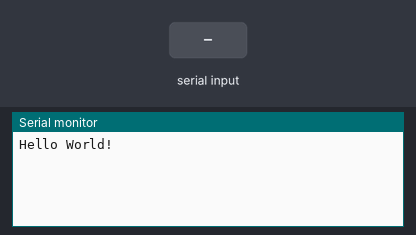
Bench run of a sketch on a simulated Arduino Uno, built with avr-gcc and run on an emulated ATmega328P. Parts: the last lines printed to the serial monitor. The test bench sets the inputs (shaded band).

Above: at 1.2 s.
1.3 s: "1" received over the second serial link
At 1.9 s:
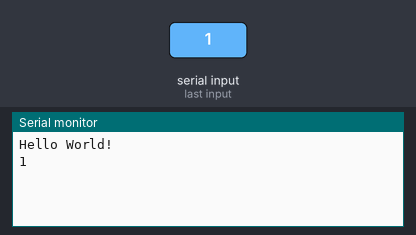
2.8 s: "0" received over the second serial link
At 4.3 s:
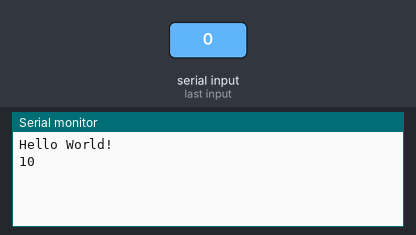

The sketch:

bt0_test_softwareserial.ino
```cpp
/*
	Exemplo traduzido da IDE Arduino
	Envia para a software serial tudo que receber da serial por hardware (USB)
	Envia para a serial por hardware (USB) tudo que receber da software serial

	O circuito:
	* RX eh o pino digital 2 (conectar ao TX do outro dispositivo)
	* TX eh o pino digital 3 (conectar ao RX do outro dispositivo)

	Nota:
	Nem todos pinos da Arduino Mega nem Mega 2560 suportam interrupcoes,
	entao somente os seguintes pinos podem ser usados para RX:
	10, 11, 12, 13, 50, 51, 52, 53, 62, 63, 64, 65, 66, 67, 68, 69
	Nem todos pinos da Arduino Leonardo suportam interrupcoes,
	entao somente os seguintes pinos podem ser usados para RX:
	8, 9, 10, 11, 14 (MISO), 15 (SCK), 16 (MOSI).
*/

// Biblioteca de comunicacao software serial
#include <SoftwareSerial.h>

// Modulo Bluetooth
SoftwareSerial bluetoothSerial(2, 3); // RX, TX


void setup()
{
	// Abre a comunicacao serial da USB
	Serial.begin(9600);
	Serial.println("Hello World!");

	// Abre a comunicacao software serial (bluetooth)
	// set the data rate for the SoftwareSerial port
	bluetoothSerial.begin(9600);
	bluetoothSerial.println("Hello, world?");
}


void loop()
{
	// Caso tenha algo pra ser lido da software serial, le e manda pra serial da USB
	if (bluetoothSerial.available())
		Serial.write(bluetoothSerial.read());

	// Caso tenha algo pra ser lido da serial da USB, le e manda pra software serial
	if (Serial.available())
		bluetoothSerial.write(Serial.read());
}
```

Measured:
- after the input at 1.3 s, the serial monitor: prints a new line at once (image 1)
- after the input at 2.8 s, the serial monitor: prints a new line at once (image 2)
